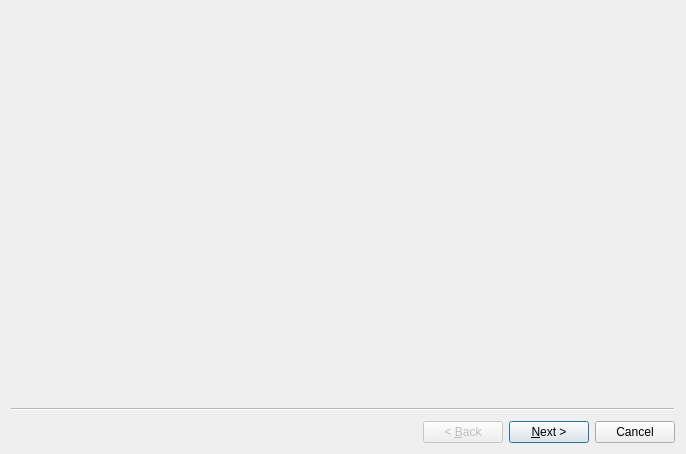
<?xml version="1.0" encoding="UTF-8"?>
<ui version="4.0">
 <class>wizard</class>
 <widget class="QWizard" name="wizard">
  <property name="geometry">
   <rect>
    <x>0</x>
    <y>0</y>
    <width>686</width>
    <height>454</height>
   </rect>
  </property>
  <property name="windowTitle">
   <string>DCSpy First Run</string>
  </property>
  <property name="windowIcon">
   <iconset resource="../qtgui.qrc">
    <normaloff>:/icons/img/dcspy_light.svg</normaloff>:/icons/img/dcspy_light.svg</iconset>
  </property>
  <widget class="QWizardPage" name="wizardPage1">
   <layout class="QVBoxLayout" name="verticalLayout">
    <item>
     <widget class="QLabel" name="label">
      <property name="text">
       <string/>
      </property>
      <property name="pixmap">
       <pixmap resource="../qtgui.qrc">:/img/img/dcspy.png</pixmap>
      </property>
     </widget>
    </item>
   </layout>
  </widget>
  <widget class="QWizardPage" name="wizardPage2">
   <property name="title">
    <string/>
   </property>
   <layout class="QGridLayout" name="gridLayout_2">
    <item row="0" column="0">
     <widget class="QGroupBox" name="groupBox">
      <property name="title">
       <string>DCS-BIOS type</string>
      </property>
      <layout class="QGridLayout" name="gridLayout">
       <item row="3" column="0">
        <widget class="QLabel" name="label_2">
         <property name="text">
          <string>DCS-BIOS in this mode uses the official Git repository on GitHub, which allows it to stay constantly up to date. Even the smallest updates and fixes will be immediately available. However, it requires **Git** to be installed on your system. If you know what you’re doing, you can select a specific branch or commit from the repository.

**Note**: The DCS-BIOS developers recommend using DCS-BIOS in this way.</string>
         </property>
         <property name="textFormat">
          <enum>Qt::TextFormat::MarkdownText</enum>
         </property>
         <property name="wordWrap">
          <bool>true</bool>
         </property>
         <property name="buddy">
          <cstring>rb_live</cstring>
         </property>
        </widget>
       </item>
       <item row="3" column="1">
        <widget class="QLabel" name="label_3">
         <property name="text">
          <string>In this mode, you use DCS-BIOS in a more old-fashioned, traditional way. DCSpy will install the latest available release of DCS-BIOS from the GitHub releases page of the project.

This means you’ll be using a stable, tested official version, but new features and fixes will not be available until the DCS-BIOS developers release a new version.</string>
         </property>
         <property name="textFormat">
          <enum>Qt::TextFormat::MarkdownText</enum>
         </property>
         <property name="wordWrap">
          <bool>true</bool>
         </property>
         <property name="buddy">
          <cstring>rb_standard</cstring>
         </property>
        </widget>
       </item>
       <item row="2" column="0">
        <widget class="QRadioButton" name="rb_live">
         <property name="layoutDirection">
          <enum>Qt::LayoutDirection::LeftToRight</enum>
         </property>
         <property name="text">
          <string>Live (require git)</string>
         </property>
        </widget>
       </item>
       <item row="2" column="1">
        <widget class="QRadioButton" name="rb_standard">
         <property name="text">
          <string>Standard Release</string>
         </property>
        </widget>
       </item>
      </layout>
     </widget>
    </item>
    <item row="1" column="0">
     <widget class="QLabel" name="l_git_info">
      <property name="text">
       <string/>
      </property>
      <property name="textFormat">
       <enum>Qt::TextFormat::MarkdownText</enum>
      </property>
      <property name="openExternalLinks">
       <bool>true</bool>
      </property>
     </widget>
    </item>
   </layout>
  </widget>
 </widget>
 <resources>
  <include location="../qtgui.qrc"/>
 </resources>
 <connections/>
</ui>
